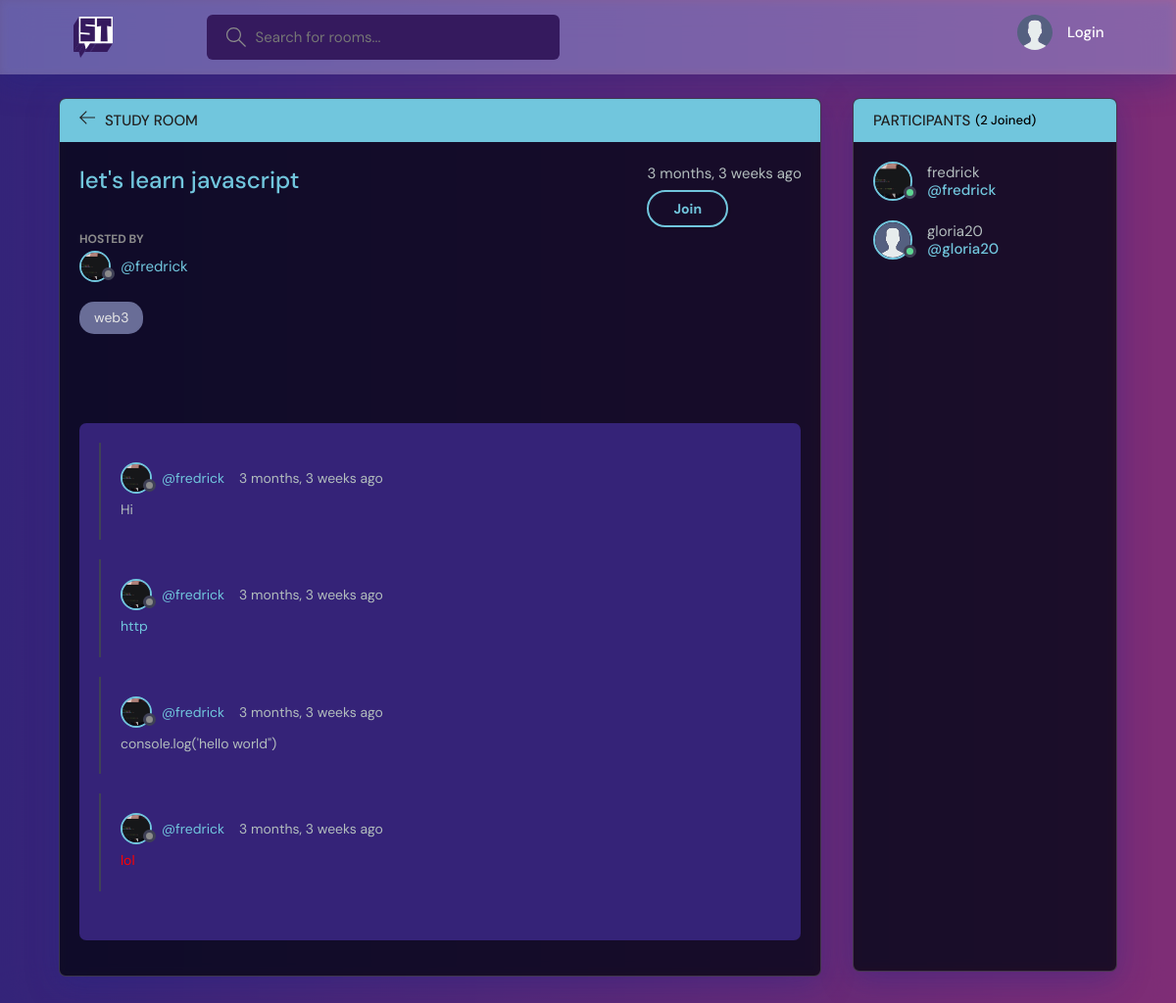
Page /room/2/ on the committed database.
### base/models.py (models this page shows, shortened)
class Room(models.Model):
    host =  models.ForeignKey(User, on_delete=models.SET_NULL, null=True)
    topic = models.ForeignKey(Topic, on_delete=models.SET_NULL, null=True)
    name = models.CharField(max_length=200)
    description = models.TextField(null=True, blank=True)
    participants = models.ManyToManyField(User, related_name="participant", blank=True)
    updated = models.DateTimeField(auto_now=True)
    created = models.DateTimeField(auto_now_add=True)
    class Meta:
        ordering = ['-updated', '-created']

class Topic(models.Model):
    name = models.CharField(max_length=200)
    def __str__(self):
        return self.name

class Message(models.Model):
    user = models.ForeignKey(User, on_delete=models.CASCADE)
    room = models.ForeignKey(Room, on_delete=models.CASCADE)
    body = models.TextField(null=True, blank=True)
    updated = models.DateTimeField(auto_now=True)
    helpful = models.IntegerField(default=0)
    not_helpful = models.IntegerField(default=0)
    created = models.DateTimeField(auto_now_add=True)

### users/models.py (models this page shows)
class User(AbstractUser):
    email = models.EmailField(unique=True, null=True)
    bio = models.TextField(null=True)
    avatar = models.ImageField(default="avatar.svg", null=True)
    instagram = models.CharField(max_length=300, null=True, blank=True)
    linkedin = models.CharField(max_length=300, null=True, blank=True)
    twitter = models.CharField(max_length=300, null=True, blank=True)
    REQUIRED_FIELDS = []

### base/views.py (the view, shortened to what this page needs)
# urls.py: path("room/<str:pk>/", rooms, name="room"),
def rooms(request, pk):
    room = Room.objects.get(id=pk)
    room_messages = room.message_set.all()
    participants = room.participants.all()
    context = {
        "room":room,
        "room_messages": room_messages,
        "participants": participants,
        }
    return render(request, 'base/room.html', context)

### base/templates/base/room.html (shortened to what this page needs)
{% extends 'base/base.html' %}
{% block content %}
    <main class="profile-page layout layout--2">
      <div class="container">
        <div class="room">
          <div class="room__top">
            <div class="room__topLeft">
              <a href="{% url 'home' %}">
                <svg version="1.1" xmlns="http://www.w3.org/2000/svg" width="32" height="32" viewBox="0 0 32 32">
                  <title>arrow-left</title>
                  <path
                    d="M13.723 2.286l-13.723 13.714 13.719 13.714 1.616-1.611-10.96-10.96h27.625v-2.286h-27.625l10.965-10.965-1.616-1.607z"
                  ></path>
                </svg>
              </a>
              <h3 style='color:rgb(34, 33, 33)'>Study Room</h3>
            </div>
          </div>
          <div class="room__box scroll">
            <div class="room__header scroll">
              <div class="room__info">
                <h3>{{ room.name }}</h3>
                <span>{{ room.created | timesince }} ago <br>
                  {% if request.user in participants %}
                  <a class="btn btn--main btn--pill" style="margin-top: 5px;" href="{% url 'leave' room.id %}">Leave</a></span>
                  {%  else %}
                  <a class="btn btn--main btn--pill" style="margin-top: 5px;" href="{% url 'join' room.id %}">Join</a></span>
                  {% endif %}
              </div>
              <div class="room__hosted">
                <p>Hosted By</p>
                <a href="{% url 'profile' room.host.username %}" class="room__author">
                  <div class="avatar avatar--small">
                    <img src="{{ room.host.avatar.url }}" />
                  </div>
                  <span>@{{ room.host.username }}</span>
                </a>
              </div>
              <span class="room__topics">{{ room.topic }}</span>
            </div>
            <div class="room__conversation">
              <div class="threads scroll">
                {% for message in room_messages %}
                <div class="thread">
                  <div class="thread__top">
                    <div class="thread__author">
                      <a href="{% url 'profile' message.user.username %}" class="thread__authorInfo">
                        <div class="avatar avatar--small">
                          <img src="{{ room.host.avatar.url }}" />
                        </div>
                        <span>@{{ message.user.username }}</span>
                      </a>
                      <span class="thread__date">{{ message.created | timesince }} ago</span>
                    </div>
                  </div>
                  <div class="thread__details">
                    {{ message.body |  safe  }}
                  </div>
                </div>
                {% endfor %}
              </div>
            </div>
          </div>
        </div>
        <div class="participants">
          <h3 class="participants__top" style='color:rgb(34, 33, 33)'>Participants <span style="color: black;">({{ participants.count }} Joined) </span></h3>
          <div class="participants__list scroll">
            {% for  user in participants %}
            <a href="{% url 'profile' user.username %}" class="participant">
              <div class="avatar avatar--medium {% if user.is_active %} active {% endif %}">
                <img src="{{ user.avatar.url }}" />
              </div>
              <p>
                {{ user.username }}
                <span>@{{ user.username }}</span>
              </p>
            </a>
            {% endfor %}
          </div>
        </div>
      </div>
    </main>
{% endblock content %}

### rows in the picture
Room: name "let's learn javascript", created "3 months, 3 weeks", host.avatar (picture), host.username "fredrick", topic "web3"
Message: host.avatar (picture), user.username "fredrick", created "3 months, 3 weeks", body "Hi"
Message: host.avatar (picture), user.username "fredrick", created "3 months, 3 weeks", body "http"
Message: host.avatar (picture), user.username "fredrick", created "3 months, 3 weeks", body "console.log('hello world\")"
Message: host.avatar (picture), user.username "fredrick", created "3 months, 3 weeks", body "lol"
User: avatar (picture), username "fredrick"
User: avatar (placeholder picture), username "gloria20"

### other values in the picture
{{ participants.count }} "2"
